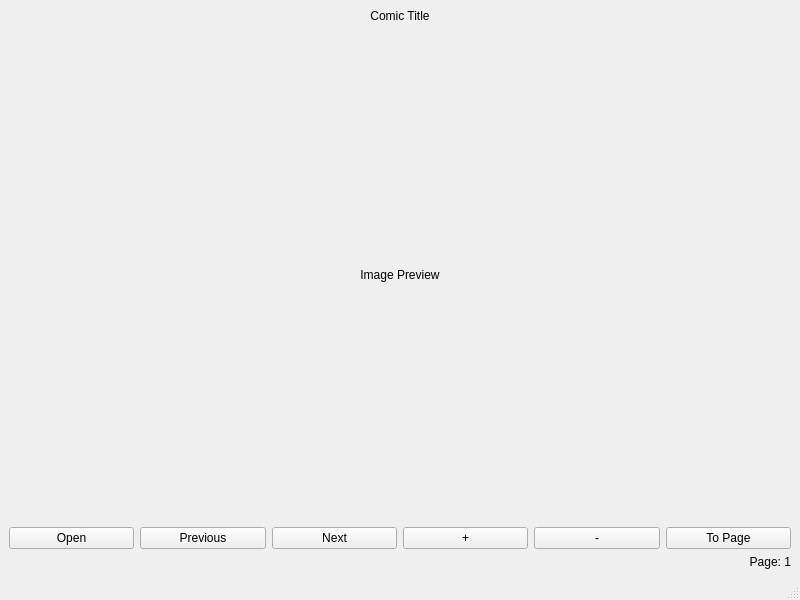
<?xml version="1.0" encoding="UTF-8"?>
<ui version="4.0">
 <class>MainWindow</class>
 <widget class="QMainWindow" name="MainWindow">
  <property name="geometry">
   <rect>
    <x>0</x>
    <y>0</y>
    <width>800</width>
    <height>600</height>
   </rect>
  </property>
  <property name="windowTitle">
   <string>Comic Book Reader</string>
  </property>
  <widget class="QWidget" name="centralwidget">
   <layout class="QGridLayout" name="mainGridLayout">
    <item row="0" column="0" colspan="2">
     <widget class="QLabel" name="titleLabel">
      <property name="lineWidth">
       <number>5</number>
      </property>
      <property name="midLineWidth">
       <number>0</number>
      </property>
      <property name="text">
       <string>Comic Title</string>
      </property>
      <property name="textFormat">
       <enum>Qt::PlainText</enum>
      </property>
      <property name="alignment">
       <set>Qt::AlignCenter</set>
      </property>
      <property name="SizePolicy" stdset="0">
       <sizepolicy hsizetype="Expanding" vsizetype="Preferred">
        <horstretch>0</horstretch>
        <verstretch>0</verstretch>
       </sizepolicy>
      </property>
     </widget>
    </item>
    <item row="1" column="0" colspan="2">
     <widget class="QLabel" name="imageLabel">
      <property name="text">
       <string>Image Preview</string>
      </property>
      <property name="alignment">
       <set>Qt::AlignCenter</set>
      </property>
      <property name="sizePolicy">
       <sizepolicy hsizetype="MinimumExpanding" vsizetype="MinimumExpanding">
        <horstretch>0</horstretch>
        <verstretch>0</verstretch>
       </sizepolicy>
      </property>
     </widget>
    </item>
    <item row="3" column="0" colspan="2">
     <layout class="QHBoxLayout" name="buttonHorizontalLayout">
      <item>
       <widget class="QPushButton" name="openButton">
        <property name="text">
         <string>Open</string>
        </property>
       </widget>
      </item>
      <item>
       <widget class="QPushButton" name="prevButton">
        <property name="text">
         <string>Previous</string>
        </property>
       </widget>
      </item>
      <item>
       <widget class="QPushButton" name="nextButton">
        <property name="text">
         <string>Next</string>
        </property>
       </widget>
      </item>
      <item>
       <widget class="QPushButton" name="zoomInButton">
        <property name="text">
         <string>+</string>
        </property>
       </widget>
      </item>
      <item>
       <widget class="QPushButton" name="zoomOutButton">
        <property name="text">
         <string>-</string>
        </property>
       </widget>
      </item>
      <item>
       <widget class="QPushButton" name="goToPageButton">
        <property name="text">
         <string>To Page</string>
        </property>
       </widget>
      </item>
     </layout>
    </item>
    <item row="4" column="0" colspan="2">
     <widget class="QLabel" name="pageLabel">
      <property name="text">
       <string>Page: 1</string>
      </property>
      <property name="alignment">
       <set>Qt::AlignRight</set>
      </property>
      <property name="SizePolicy" stdset="0">
       <sizepolicy hsizetype="Expanding" vsizetype="Preferred">
        <horstretch>0</horstretch>
        <verstretch>0</verstretch>
       </sizepolicy>
      </property>
     </widget>
    </item>
   </layout>
  </widget>
  <widget class="QMenuBar" name="menubar">
   <property name="geometry">
    <rect>
     <x>0</x>
     <y>0</y>
     <width>800</width>
     <height>24</height>
    </rect>
   </property>
  </widget>
  <widget class="QStatusBar" name="statusbar"/>
 </widget>
 <resources/>
 <connections/>
</ui>
